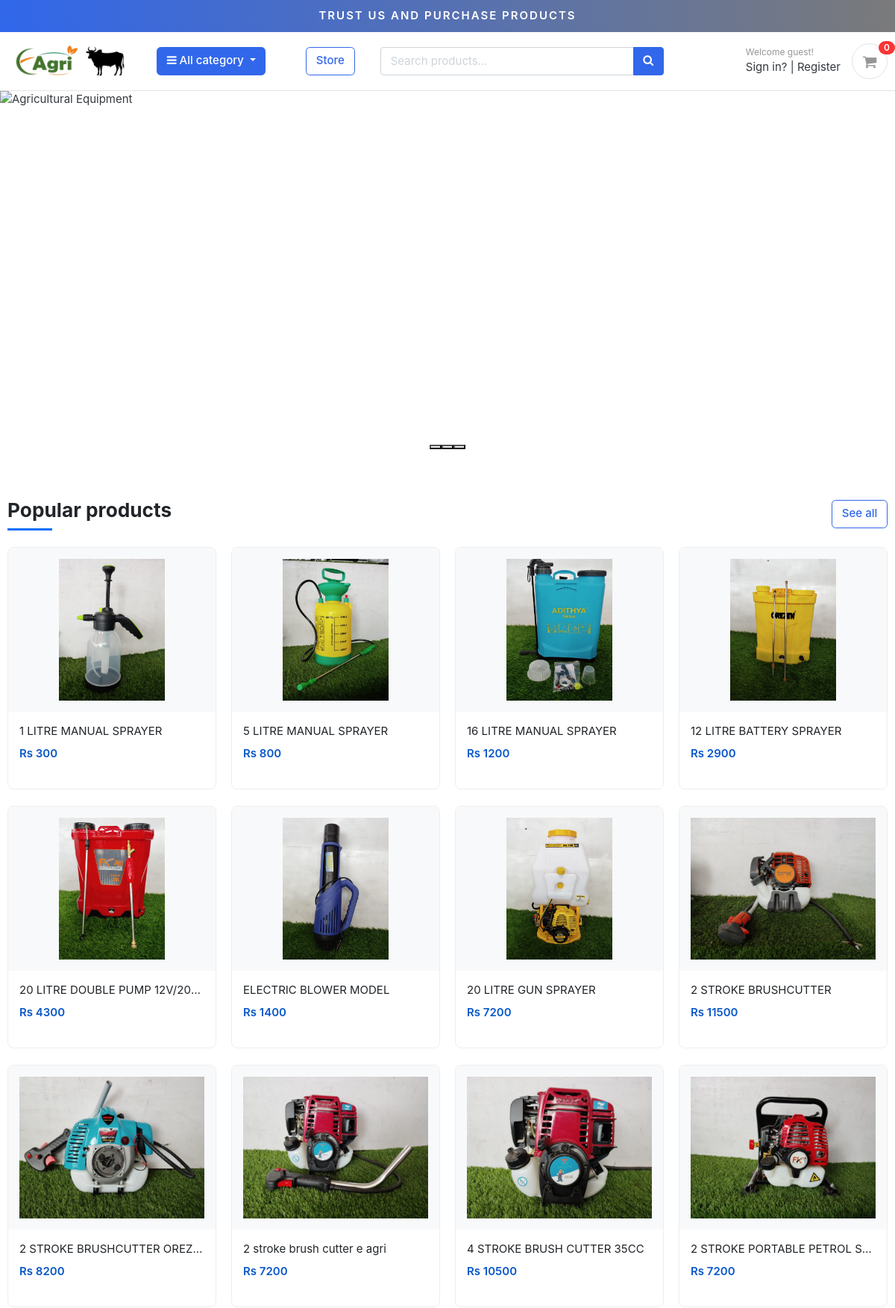
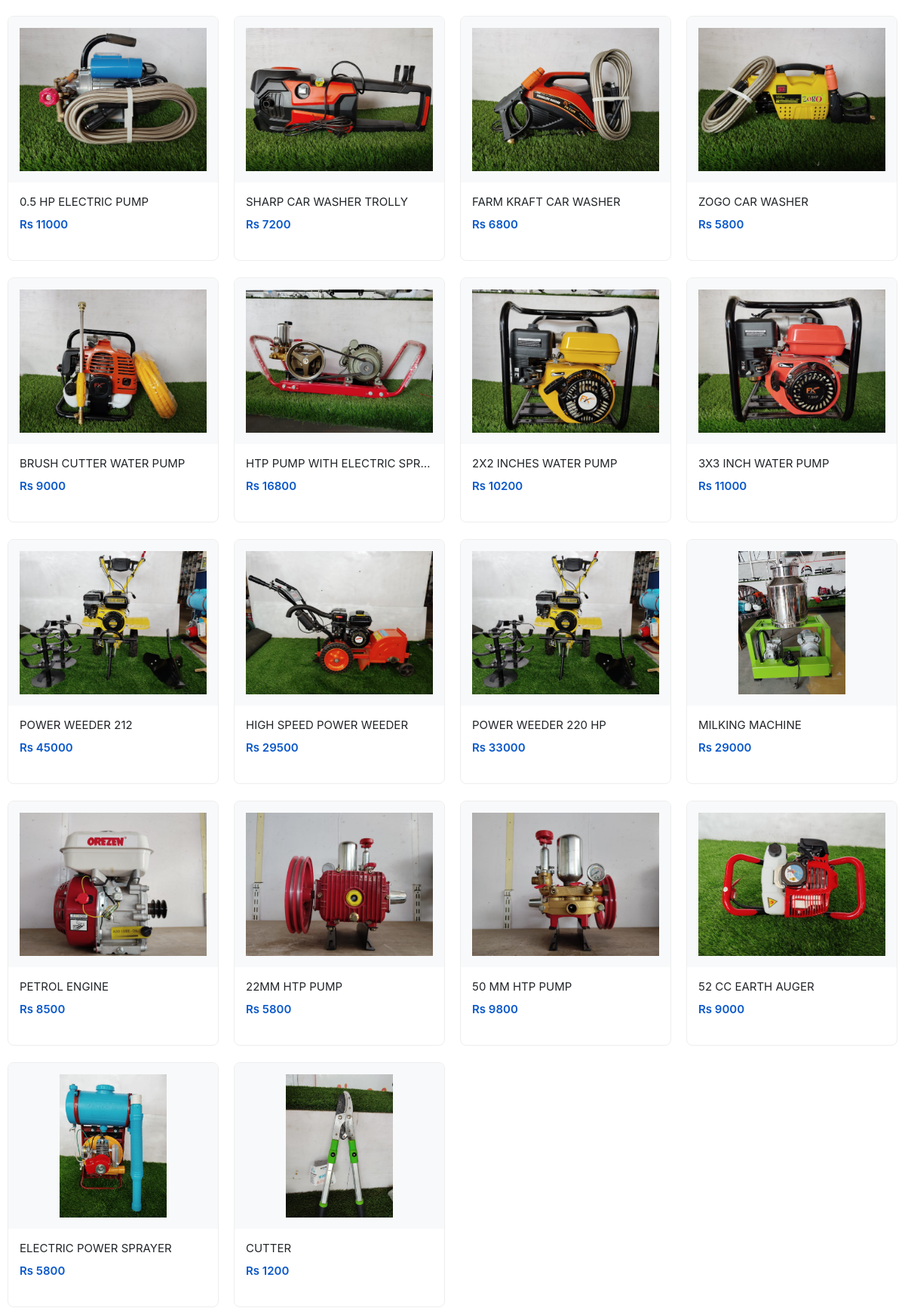
The page / (upper part) on the database its author committed (2 pictures, top to bottom).
### store/models.py (models this page shows, shortened)
class Product(models.Model):
    product_name = models.CharField(max_length=200, unique=True)
    slug = models.SlugField(max_length=200,unique=True)
    description  =models.TextField(max_length=500,unique=True)
    price = models.IntegerField()
    image = models.ImageField(upload_to='photos/products')
    stock = models.IntegerField()
    youtube_link = models.URLField(blank=True, null=True)
    is_available = models.BooleanField(default=True)
    category = models.ForeignKey(Category, on_delete=models.CASCADE)
    created_date = models.DateTimeField(auto_now_add=True)
    modified_date = models.DateTimeField(auto_now=True)
    def get_url(self):
        return reverse('product_detail',args=[self.category.slug,self.slug])

### Agri/views.py (the view)
# urls.py: 2. Add a URL to urlpatterns:  path('', views.home, name='home')
def home(request):
    products = Product.objects.all().filter(is_available=True)
    context = {
        'products':products,
    }
    return render(request,'home.html',context)

### carts/context_processors.py (called while the page is built)
def counter(request):
    cart_count = 0
    if 'admin' in request.path:
        return {}
    else:
        try:
            cart = Cart.objects.filter(cart_id=_cart_id(request))
            if request.user.is_authenticated:
                cart_items = CartItem.objects.all().filter(user=request.user)
            else:
                cart_items = CartItem.objects.all().filter(cart=cart[:1])
            for cart_item in cart_items:
                cart_count += cart_item.quantity
        except Cart.DoesNotExist:
            cart_count = 0
    return dict(cart_count=cart_count)

### carts/views.py (called while the page is built)
def _cart_id(request):
    cart = request.session.session_key
    if not cart:
        cart = request.session.create()
    return cart

### category/context_processors.py (called while the page is built)
def menu_links(request):
    links = Category.objects.all()
    return dict(links=links)

### category/models.py (called while the page is built)
    def get_url(self):
        return reverse('product_by_category', args=[self.slug])

### templates/home.html (shortened to what this page needs)
{% extends 'base.html' %}
{% load static %}
{% block content %}
<section class="hero-section">
    <div class="container-fluid px-0">
        <div id="homeCarousel" class="carousel slide carousel-fade">
            <div class="carousel-indicators">
                <button type="button" data-bs-target="#homeCarousel" data-bs-slide-to="0" class="active"></button>
                <button type="button" data-bs-target="#homeCarousel" data-bs-slide-to="1"></button>
                <button type="button" data-bs-target="#homeCarousel" data-bs-slide-to="2"></button>
            </div>
            <div class="carousel-inner">
                <div class="carousel-item active">
                    <img src="{% static 'images/banners/new_add.png' %}" class="d-block w-100" alt="Agricultural Equipment">
                </div>
            </div>
        </div>
    </div>
</section>
<section class="section-name padding-y-sm">
    <div class="container">
        <header class="section-heading d-flex justify-content-between align-items-center mb-4">
            <h3 class="section-title mb-0">Popular products</h3>
            <a href="{% url 'store' %}" class="btn btn-outline-primary">See all</a>
        </header>
        <div class="row">
            {% for product in products %}
            <div class="col-6 col-md-4 col-lg-3 mb-4">
                <div class="card card-product-grid h-100">
                    <a href="{{ product.get_url }}" class="img-wrap">
                        {% if product.image %}
                            <img src="{{ product.image.url }}" class="img-fluid" alt="{{ product.product_name }}">
                        {% else %}
                            <img src="{% static 'images/placeholder.jpg' %}" class="img-fluid" alt="No image available">
                        {% endif %}
                    </a>
                    <div class="info-wrap p-3">
                        <a href="{{ product.get_url }}" class="title text-truncate d-block">{{ product.product_name }}</a>
                        <div class="price mt-2">Rs {{ product.price }}</div>
                    </div>
                </div>
            </div>
            {% endfor %}
        </div>
    </div>
</section>
{% endblock %}

### static/css/ui.css (style rules this page uses)
html { font-family: "Inter", sans-serif; font-size: 15px; }
.img-wrap { text-align: center; display: block; }
.img-wrap img { max-width: 100%; }
.padding-y-sm { padding-top: 20px; padding-bottom: 20px; }
.section-heading { margin-bottom: 20px; margin-top: 15px; }
.section-title { color: #212529; }
[class*=card-product] a.title { color: #212529; display: block; }
[class*=card-product] .img-wrap { overflow: hidden; position: relative; }
[class*=card-product] .img-wrap img { height: 100%; max-width: 100%; width: auto; display: inline-block; -o-object-fit: cover; object-fit: cover; }
.card-product-grid { margin-bottom: 20px; }
.card-product-grid .img-wrap { border-radius: 0.2rem 0.2rem 0 0; height: 220px; }
.card-product-grid .info-wrap { overflow: hidden; padding: 18px 20px; }
.card .img-wrap { overflow: hidden; }
.price { font-weight: 600; color: #212529; }

### static/css/custom.css (style rules this page uses)
.price { color: #0a58ca; font-weight: 600; }

### templates/home.html (style rules this page uses)
.hero-section { margin-bottom: 2rem; }
.carousel-item img { width: 100%; height: 60vh; object-fit: cover; }
.card-product-grid { border: 1px solid #eee; border-radius: 8px; overflow: hidden; transition: all 0.3s ease; }
.img-wrap { height: 180px; display: flex; align-items: center; justify-content: center; padding: 1rem; background: #f8f9fa; }
.img-wrap img { max-height: 100%; max-width: 100%; object-fit: contain; }
.info-wrap { padding: 1rem; }
.section-title { position: relative; padding-bottom: 10px; }
.section-title:after { content: ''; position: absolute; bottom: 0; left: 0; width: 60px; height: 3px; background: #0d6efd; }

### rows shown on the page
Product: image (picture), product_name "1 LITRE MANUAL SPRAYER", price "300"
Product: image (picture), product_name "5 LITRE MANUAL SPRAYER", price "800"
Product: image (picture), product_name "16 LITRE MANUAL SPRAYER", price "1200"
Product: image (picture), product_name "12 LITRE BATTERY SPRAYER", price "2900"
Product: image (picture), product_name "20 LITRE DOUBLE PUMP 12V/20…", price "4300"
Product: image (picture), product_name "ELECTRIC BLOWER MODEL", price "1400"
Product: image (picture), product_name "20 LITRE GUN SPRAYER", price "7200"
Product: image (picture), product_name "2 STROKE BRUSHCUTTER", price "11500"
Product: image (picture), product_name "2 STROKE BRUSHCUTTER OREZ…", price "8200"
Product: image (picture), product_name "2 stroke brush cutter e agri", price "7200"
Product: image (picture), product_name "4 STROKE BRUSH CUTTER 35CC", price "10500"
Product: image (picture), product_name "2 STROKE PORTABLE PETROL S…", price "7200"
Product: image (picture), product_name "0.5 HP ELECTRIC PUMP", price "11000"
Product: image (picture), product_name "SHARP CAR WASHER TROLLY", price "7200"
Product: image (picture), product_name "FARM KRAFT CAR WASHER", price "6800"
Product: image (picture), product_name "ZOGO CAR WASHER", price "5800"
Product: image (picture), product_name "BRUSH CUTTER WATER PUMP", price "9000"
Product: image (picture), product_name "HTP PUMP WITH ELECTRIC SPR…", price "16800"
Product: image (picture), product_name "2X2 INCHES WATER PUMP", price "10200"
Product: image (picture), product_name "3X3 INCH WATER PUMP", price "11000"
Product: image (picture), product_name "POWER WEEDER 212", price "45000"
Product: image (picture), product_name "HIGH SPEED POWER WEEDER", price "29500"
Product: image (picture), product_name "POWER WEEDER 220 HP", price "33000"
Product: image (picture), product_name "MILKING MACHINE", price "29000"
Product: image (picture), product_name "PETROL ENGINE", price "8500"
Product: image (picture), product_name "22MM HTP PUMP", price "5800"
Product: image (picture), product_name "50 MM HTP PUMP", price "9800"
Product: image (picture), product_name "52 CC EARTH AUGER", price "9000"
Product: image (picture), product_name "ELECTRIC POWER SPRAYER", price "5800"
Product: image (picture), product_name "CUTTER", price "1200"

### other values the page prints
{{ cart_count }} "0"
